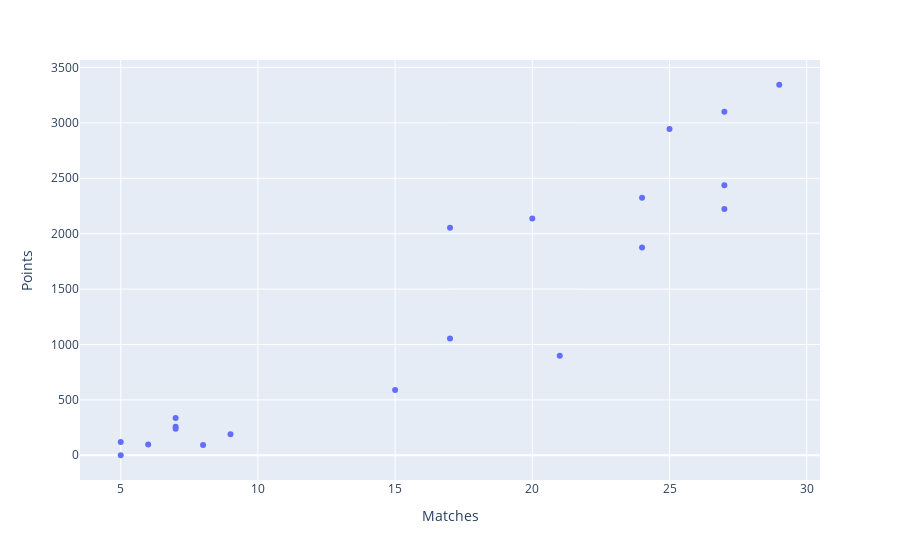

This figure's notebook cell:
### Markdown cell above
Created a scatter plot to understand the relation between the number of matches played by a team to the points scored

### Code cell
px.scatter( cricket_stats_odi_df , x="Matches", y="Points")

### Figure 1 — Plotly figure (JSON) as saved in the notebook; plotly's stock layout.template omitted (floating-point values rounded to 4 significant figures)
{"data": [{"hovertemplate": "Matches=%{x}<br>Points=%{y}<extra></extra>", "legendgroup": "", "marker": {"color": "#636efa", "symbol": "circle"}, "mode": "markers", "name": "", "orientation": "v", "showlegend": false, "type": "scatter", "x": [17, 25, 29, 27, 20, 24, 27, 27, 24, 17, 7, 21, 15, 7, 7, 5, 9, 6, 8, 5], "xaxis": "x", "y": [2054, 2945, 3344, 3100, 2137, 2323, 2438, 2222, 1876, 1054, 336, 897, 588, 258, 240, 119, 190, 97, 93, 0], "yaxis": "y"}], "layout": {"autosize": true, "legend": {"tracegroupgap": 0}, "margin": {"t": 60}, "xaxis": {"anchor": "y", "autorange": true, "domain": [0, 1], "range": [3.602, 30.4], "title": {"text": "Matches"}, "type": "linear"}, "yaxis": {"anchor": "x", "autorange": true, "domain": [0, 1], "range": [-258.9, 3603.0], "title": {"text": "Points"}, "type": "linear"}}}
